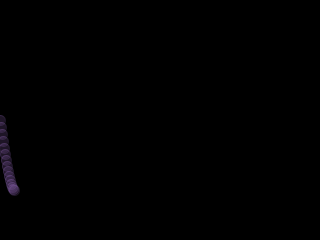
Frame 1 (no input)
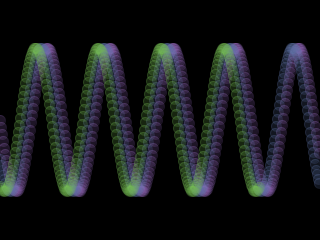
Frame 60 (the mouse pressed at the canvas centre just before this capture)
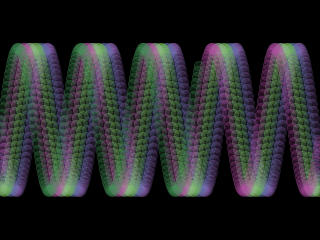
Frame 120 (the mouse held since frame 60 and released just before this capture)

The Processing sketch that drew these frames (run headless with seeded random() and noise(); from frame 60 on, the mouse is pressed at the canvas centre):

// Processing sketch: sineWave
// ── sineWave.pde
int numBlurlevels = 20;
float t = 0, y = noise(0);
int x = -1;
int DOT_RADIUS = 10;
float TIME_INCREMENT = 0.10;

void setup() {
  size(320, 240);
  background(0);
  frameRate(100);
}

void draw() {
  // The noise(t) function is a continuous, pseudorandom function 
  // with domain (0,1). It is seeded once at app start, after that 
  // it is deterministic. In other words, noise(a) == noise(b)
  // for a == b.

  // Scale y coordinate so that it is on average in the center. 
  for (int i = 0; i < 15;++i) {
    y = (int) (height / 2 + height * sin(t) * 0.3 );
    // x resets to zero when it hits the edge of the window.
    x = ++x % width;
    //change color when at the left edge
    if (x == 0) {
      color c = color((int) (noise(t)*256), (int) (noise(t+100)*256), (int) (noise(t+200)*256), 50);
      stroke(c);
      fill(c);
    }
    ellipse(x, y, DOT_RADIUS, DOT_RADIUS);
    t += TIME_INCREMENT;
  }
}
